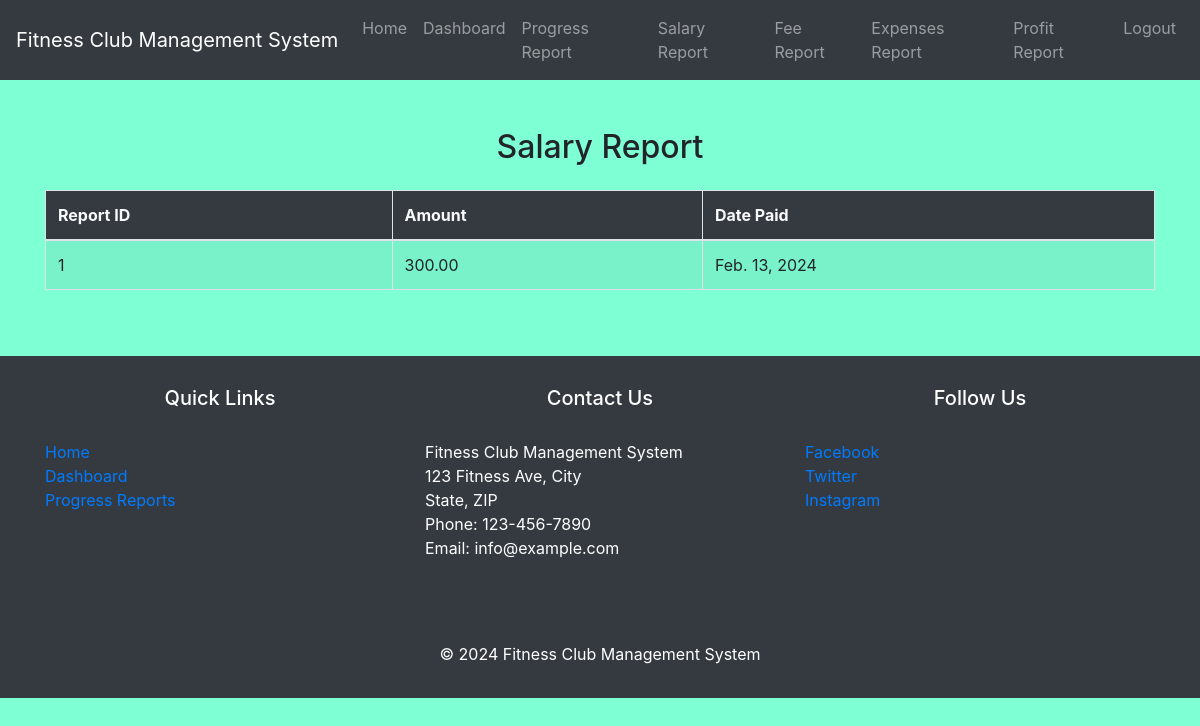
Screenshot of /salary-report/ (signed in) with the database file from the repository.
### myapp/models.py (models this page shows, shortened)
class SalaryReport(models.Model):
    salary_report_id = models.AutoField(primary_key=True)
    instructor = models.ForeignKey('Instructor', on_delete=models.CASCADE)
    amount = models.DecimalField(max_digits=10, decimal_places=2, validators=[MinValueValidator(0)])
    date_paid = models.DateField()

### myapp/views.py (the view)
# urls.py: path('salary-report/', views.salary_report, name='salary_report'),
def salary_report(request):
    instructor_id = request.session.get('instructor_id')
    if instructor_id:
        salary_reports = SalaryReport.objects.filter(instructor_id=instructor_id)
        return render(request, 'salary_report.html', {'salary_reports': salary_reports})
    else:
        return redirect('login')

### myapp/templates/salary_report.html (shortened to what this page needs)
{% extends 'base.html' %}
{% block content %}
    <div class="container mt-5">
        <h2 class="mb-4">Salary Report</h2>
        <div class="table-responsive">
            <table class="table table-striped table-bordered">
                <thead class="bg-dark text-light">
                    <tr>
                        <th>Report ID</th>
                        <th>Amount</th>
                        <th>Date Paid</th>
                    </tr>
                </thead>
                <tbody>
                    {% for salary_report in salary_reports %}
                        <tr>
                            <td>{{ salary_report.salary_report_id }}</td>
                            <td>{{ salary_report.amount }}</td>
                            <td>{{ salary_report.date_paid }}</td>
                        </tr>
                    {% empty %}
                        <tr>
                            <td colspan="3">No salary reports available.</td>
                        </tr>
                    {% endfor %}
                </tbody>
            </table>
        </div>
    </div>
{% endblock %}

### rows the page displays
SalaryReport: salary_report_id "1", amount "300.00", date_paid "Feb. 13, 2024"
